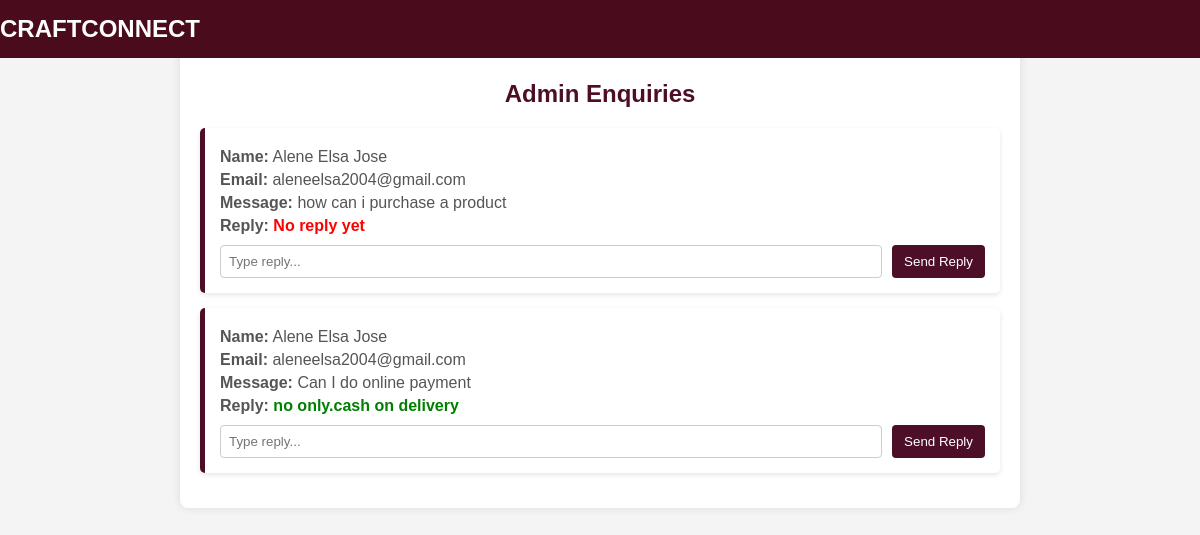
Page /admin/enquiries on the committed database.
### tables this page shows
CREATE TABLE contact_messages (
            id INTEGER PRIMARY KEY AUTOINCREMENT,
            name TEXT NOT NULL,
            email TEXT NOT NULL,
            content TEXT NOT NULL,
            timestamp DATETIME DEFAULT CURRENT_TIMESTAMP
        , reply TEXT, status TEXT DEFAULT 'unread');

CREATE TABLE enquiry_replies (
            id INTEGER PRIMARY KEY AUTOINCREMENT,
            enquiry_id INTEGER NOT NULL,
            reply TEXT NOT NULL,
            timestamp DATETIME DEFAULT CURRENT_TIMESTAMP,
            FOREIGN KEY (enquiry_id) REFERENCES contact_messages(id)
        );

### app.py (the view)
@app.route('/admin/enquiries')
def admin_enquiries():
    conn = sqlite3.connect('craftconnect.db')
    cursor = conn.cursor()
    cursor.execute('''
        SELECT cm.id, cm.name, cm.email, cm.content, er.reply
        FROM contact_messages cm
        LEFT JOIN enquiry_replies er ON cm.id = er.enquiry_id
        ORDER BY cm.id DESC
    ''')
    enquiries = cursor.fetchall()
    conn.close()
    return render_template('admin_enquiries.html', enquiries=enquiries)

### templates/admin_enquiries.html (shortened to what this page needs)
<!DOCTYPE html>
<html lang="en">
<head>
    <link rel="stylesheet" href="{{ url_for('static', filename='css/admin_enquiries.css') }}">
</head>
<body>
    <nav class="navbar">CRAFTCONNECT</nav>
    <div class="container">
        <h2>Admin Enquiries</h2>
        {% for enquiry in enquiries %}
        <div class="enquiry-card">
            <div class="enquiry-details">
                <p><strong>Name:</strong> {{ enquiry[1] }}</p>
                <p><strong>Email:</strong> {{ enquiry[2] }}</p>
                <p><strong>Message:</strong> {{ enquiry[3] }}</p>
                <p><strong>Reply:</strong>
                    {% if enquiry[4] %}
                        <span class="replied">{{ enquiry[4] }}</span>
                    {% else %}
                        <span class="no-reply">No reply yet</span>
                    {% endif %}
                </p>
            </div>
            <form action="{{ url_for('reply_enquiry', enquiry_id=enquiry[0]) }}" method="POST">
                <input type="text" name="reply_message" placeholder="Type reply..." required>
                <button type="submit">Send Reply</button>
            </form>
        </div>
        {% endfor %}
    </div>
</body>
</html>

### static/css/admin_enquiries.css (style rules this page uses)
body { font-family: Arial, sans-serif; background-color: #f4f4f4; margin: 0; padding: 0; }
.navbar { position: absolute; top: 0; left: 0; width: 100%; background-color: #4a0c1c; padding: 15px 0; text-align: left; color: white; font-size: 24px; font-weight: bold; }
.container { width: 90%; max-width: 800px; margin: 40px auto; padding: 20px; background: white; border-radius: 8px; box-shadow: 0 0 10px rgba(0, 0, 0, 0.1); }
h2 { text-align: center; color: #4D0F28; }
.enquiry-card { background: #ffffff; border-left: 5px solid #4D0F28; padding: 15px; margin: 15px 0; border-radius: 5px; box-shadow: 0 2px 5px rgba(0, 0, 0, 0.1); }
.enquiry-details p { margin: 5px 0; color: #555; }
.replied { color: green; font-weight: bold; }
.no-reply { color: red; font-weight: bold; }
form { margin-top: 10px; display: flex; gap: 10px; }
input[type="text"] { flex: 1; padding: 8px; border: 1px solid #ccc; border-radius: 4px; }
button { background-color: #4D0F28; color: white; padding: 8px 12px; border: none; border-radius: 4px; cursor: pointer; }

### rows in the picture
contact_messages: name "Alene Elsa Jose", email "aleneelsa2004@gmail.com", content "how can i purchase a product", shows "No reply yet"
enquiry_replies: name "Alene Elsa Jose", email "aleneelsa2004@gmail.com", content "Can I do online payment", reply "no only.cash on delivery"
